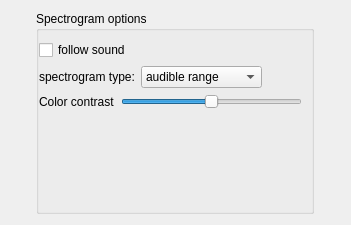
<?xml version="1.0" encoding="UTF-8"?>
<ui version="4.0">
 <class>SpectrogramOptions</class>
 <widget class="QWidget" name="SpectrogramOptions">
  <property name="geometry">
   <rect>
    <x>0</x>
    <y>0</y>
    <width>351</width>
    <height>225</height>
   </rect>
  </property>
  <property name="windowTitle">
   <string>Form</string>
  </property>
  <layout class="QHBoxLayout" name="horizontalLayout_2">
   <item>
    <widget class="QGroupBox" name="groupBox">
     <property name="sizePolicy">
      <sizepolicy hsizetype="Maximum" vsizetype="Preferred">
       <horstretch>2</horstretch>
       <verstretch>0</verstretch>
      </sizepolicy>
     </property>
     <property name="title">
      <string>Spectrogram options</string>
     </property>
     <layout class="QVBoxLayout" name="verticalLayout_3">
      <property name="leftMargin">
       <number>0</number>
      </property>
      <item>
       <layout class="QHBoxLayout" name="horizontalLayout_15">
        <item>
         <widget class="QCheckBox" name="cb_followSound">
          <property name="sizePolicy">
           <sizepolicy hsizetype="Maximum" vsizetype="Fixed">
            <horstretch>0</horstretch>
            <verstretch>0</verstretch>
           </sizepolicy>
          </property>
          <property name="text">
           <string>follow sound</string>
          </property>
         </widget>
        </item>
        <item>
         <spacer name="horizontalSpacer_5">
          <property name="orientation">
           <enum>Qt::Horizontal</enum>
          </property>
          <property name="sizeType">
           <enum>QSizePolicy::Expanding</enum>
          </property>
          <property name="sizeHint" stdset="0">
           <size>
            <width>40</width>
            <height>20</height>
           </size>
          </property>
         </spacer>
        </item>
       </layout>
      </item>
      <item>
       <layout class="QHBoxLayout" name="horizontalLayout">
        <item>
         <widget class="QLabel" name="label_2">
          <property name="sizePolicy">
           <sizepolicy hsizetype="Fixed" vsizetype="Preferred">
            <horstretch>0</horstretch>
            <verstretch>0</verstretch>
           </sizepolicy>
          </property>
          <property name="text">
           <string>spectrogram type:</string>
          </property>
          <property name="alignment">
           <set>Qt::AlignLeading|Qt::AlignLeft|Qt::AlignVCenter</set>
          </property>
         </widget>
        </item>
        <item>
         <widget class="QComboBox" name="cb_specType">
          <property name="sizePolicy">
           <sizepolicy hsizetype="Minimum" vsizetype="Fixed">
            <horstretch>0</horstretch>
            <verstretch>0</verstretch>
           </sizepolicy>
          </property>
          <item>
           <property name="text">
            <string>audible range</string>
           </property>
          </item>
          <item>
           <property name="text">
            <string>ultra sonic range</string>
           </property>
          </item>
         </widget>
        </item>
        <item>
         <spacer name="horizontalSpacer_8">
          <property name="orientation">
           <enum>Qt::Horizontal</enum>
          </property>
          <property name="sizeType">
           <enum>QSizePolicy::Expanding</enum>
          </property>
          <property name="sizeHint" stdset="0">
           <size>
            <width>40</width>
            <height>20</height>
           </size>
          </property>
         </spacer>
        </item>
       </layout>
      </item>
      <item>
       <layout class="QHBoxLayout" name="horizontalLayout_6">
        <item>
         <widget class="QLabel" name="label_8">
          <property name="text">
           <string>Color contrast</string>
          </property>
         </widget>
        </item>
        <item>
         <widget class="QSlider" name="slider_contrast">
          <property name="minimum">
           <number>10</number>
          </property>
          <property name="maximum">
           <number>26</number>
          </property>
          <property name="sliderPosition">
           <number>18</number>
          </property>
          <property name="orientation">
           <enum>Qt::Horizontal</enum>
          </property>
         </widget>
        </item>
       </layout>
      </item>
      <item>
       <spacer name="verticalSpacer">
        <property name="orientation">
         <enum>Qt::Vertical</enum>
        </property>
        <property name="sizeHint" stdset="0">
         <size>
          <width>20</width>
          <height>40</height>
         </size>
        </property>
       </spacer>
      </item>
     </layout>
    </widget>
   </item>
  </layout>
 </widget>
 <resources/>
 <connections/>
</ui>
